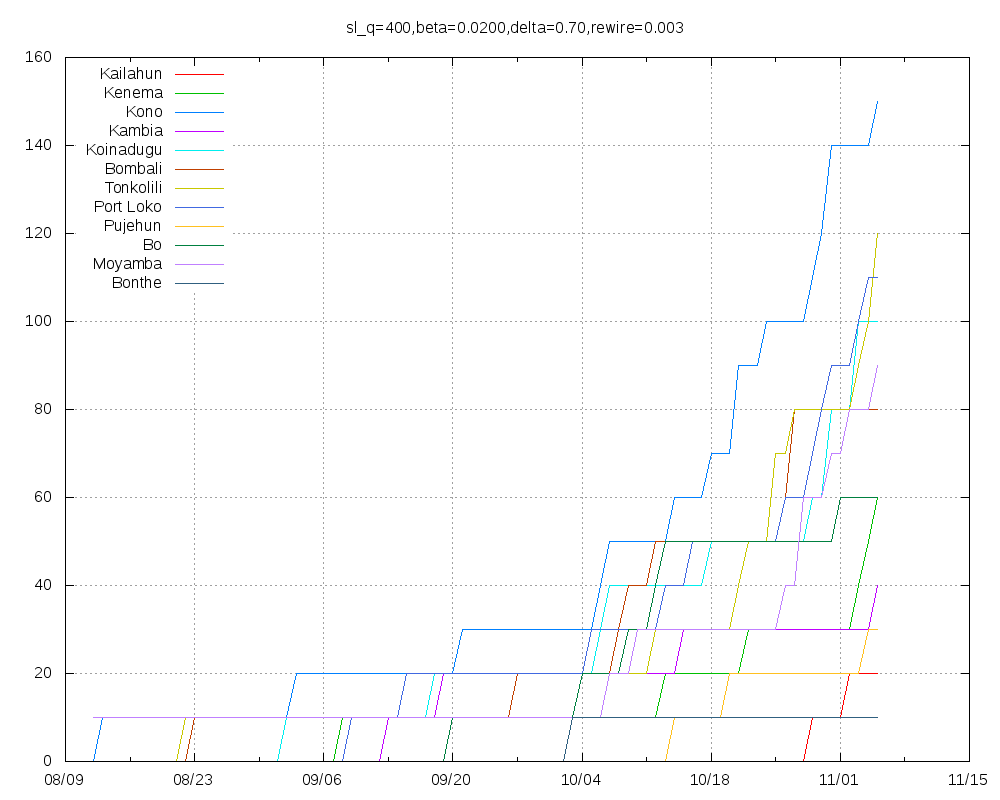

The gnuplot source for this figure:
set title "sl_q=400,beta=0.0200,delta=0.70,rewire=0.003"
set key top left
set grid
set xdata time
set timefmt "%Y-%m-%d"
set terminal png size 1000,800
set output "sl_q=400,beta=0.0200,delta=0.70,rewire=0.003.png"
plot "Kailahun.tab" using 1:2 title "Kailahun" with lines,"Kenema.tab" using 1:2 title "Kenema" with lines,"Kono.tab" using 1:2 title "Kono" with lines,"Kambia.tab" using 1:2 title "Kambia" with lines,"Koinadugu.tab" using 1:2 title "Koinadugu" with lines,"Bombali.tab" using 1:2 title "Bombali" with lines,"Tonkolili.tab" using 1:2 title "Tonkolili" with lines,"Port_Loko.tab" using 1:2 title "Port Loko" with lines,"Pujehun.tab" using 1:2 title "Pujehun" with lines,"Bo.tab" using 1:2 title "Bo" with lines,"Moyamba.tab" using 1:2 title "Moyamba" with lines,"Bonthe.tab" using 1:2 title "Bonthe" with lines
